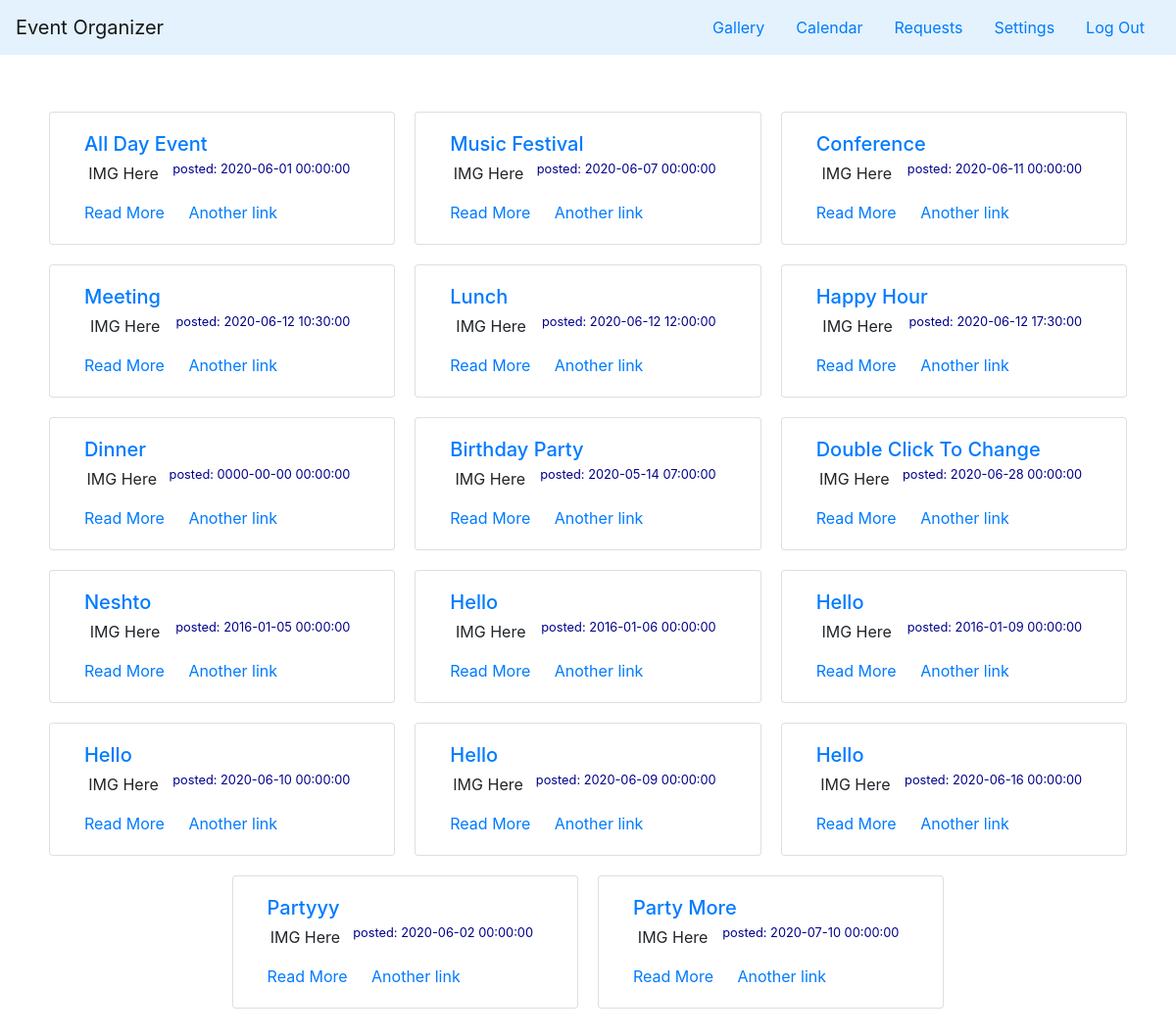
/admin/galery.php, run on the app's committed database.
### tables this page shows
CREATE TABLE `events` (
  `id` int(11) NOT NULL,
  `title` varchar(255) NOT NULL,
  `color` varchar(7) DEFAULT NULL,
  `organizer` varchar(255) DEFAULT NULL,
  `start` datetime NOT NULL,
  `end` datetime DEFAULT NULL,
  `eventType` varchar(255) DEFAULT NULL,
  `people` int(50) NOT NULL,
  `foodType` varchar(255) DEFAULT NULL,
  `description` varchar(255) NOT NULL
);

### includes/event.php (called while the page is built, shortened)
<?php
class Event{
	public function fetch_all(){
		global $pdo;
		$query = $pdo->prepare("SELECT * FROM events");
		$query->execute();
		return $query->fetchAll();
	}
}
?>

### admin/galery.php (the view, shortened to what this page needs)
<?php
include_once('../includes/connection.php');
include_once('../includes/event.php');
$event = new Event();
$events = $event->fetch_all();
?>
<html>
	<body>
	<nav class="navbar navbar-light" style="background-color: #e3f2fd;">
          <a class="navbar-brand" href="../index.php">Event Organizer</a>
          <ul class="nav">
            <li class="nav-item">
              <a class="nav-link " href="galery.php">Gallery</a>
            </li>
          <li class="nav-item">
              <a class="nav-link " href="calendar.php">Calendar</a>
            </li>
            <li class="nav-item">
              <a class="nav-link " href="panel.php">Requests</a>
            </li>
            <li class="nav-item">
              <a class="nav-link " href="editAccountInfo.php">Settings</a>
            </li>
            <li class="nav-item">
              <a class="nav-link " href="logout.php">Log Out</a>
            </li>
          </ul>
		</nav>
		<div class="container">
			<br><br>
			<div class="row justify-content-center">
<?php foreach ($events as $event) { ?>
			<div class="card col-4" style="margin: 10px 10px; max-width: 31%;">
			  <div class="card-body">
			    <h5 class="card-title"><a class="item-title" href="admin/events.php?id=<?php echo $event['id']; ?>"> <?php echo $event['title']; ?> </a></h5>
			    <h6 class="card-subtitle mb-2 text-muted"><small class="item-date"> posted: <?php echo $event['start'];  ?> </small></h6>
			    <p class="card-text"><?php echo "IMG Here"; ?> </p>
			    <a href="admin/article.php?id=<?php echo $event['people']; ?>"" class="card-link">Read More</a>
			    <a href="#" class="card-link">Another link</a>
			  </div>
			</div>
			<?php } ?>
			</div>
			<br><br>
		</div>
	</body>
</html>

### assets/style.css (style rules this page uses)
.item-title { text-transform: capitalize; }
.item-date { float: right; text-align: right; background-color: white; padding: 0px 10px; color: darkblue; }
.jumbotron h1, p, .article-date { text-align: center; }

### data on the page
events: title "All Day Event", start "2020-06-01 00:00:00"
events: title "Music Festival", start "2020-06-07 00:00:00"
events: title "Conference", start "2020-06-11 00:00:00"
events: title "Meeting", start "2020-06-12 10:30:00"
events: title "Lunch", start "2020-06-12 12:00:00"
events: title "Happy Hour", start "2020-06-12 17:30:00"
events: title "Dinner", start "0000-00-00 00:00:00"
events: title "Birthday Party", start "2020-05-14 07:00:00"
events: title "Double Click To Change", start "2020-06-28 00:00:00"
events: title "Neshto", start "2016-01-05 00:00:00"
events: title "Hello", start "2016-01-06 00:00:00"
events: title "Hello", start "2016-01-09 00:00:00"
events: title "Hello", start "2020-06-10 00:00:00"
events: title "Hello", start "2020-06-09 00:00:00"
events: title "Hello", start "2020-06-16 00:00:00"
events: title "Partyyy", start "2020-06-02 00:00:00"
events: title "Party More", start "2020-07-10 00:00:00"
